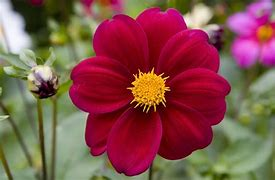
%> input picture Images/A.jpg, 275 x 180 px
$ octave ImageProg33.m   (GNU Octave 9; MATLAB toolbox functions it lacks are replaced by stand-ins)
%> lines starting %> are read from the running program, lines starting %| are printed output that depends on the picture
clc
clear
close all
[f p] = uigetfile('*.jpg');
%> the answer given: A.jpg
I = imread([p f]);
%> I is the input picture: size 180x275x3 uint8; mean R, G, B 132, 80.3, 74
figure, imshow(I)
GI = rgb2gray(I);
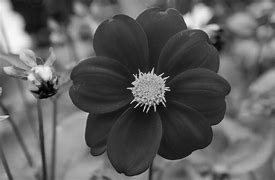
%> GI: size 180x275 uint8; min 1, max 249, mean 95.1
BW = edge(GI,'sobel');
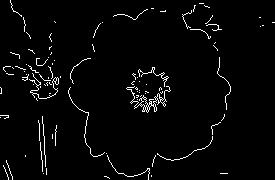
%> BW: size 180x275 logical; 2.9% white in thin lines or dots
figure, imshow(BW);
[H,T,R] = hough(BW);
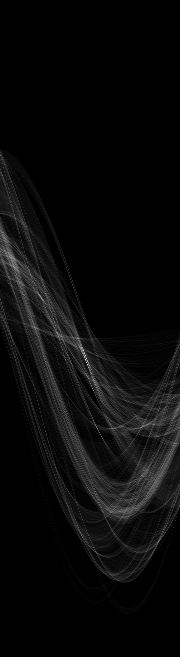
%> H: size 657x180 double; min 0, max 54, mean 2.2; drawn with min black and max white
%> T = 180 values from -90 to 89; R = 657 values from -328 to 328
P = houghpeaks(H,5,'threshold',ceil(0.3*max(H(:))));
%> P = [363 87; 351 84; 258 11; 268 15; 297 41]
lines = houghlines(BW,T,R,P,'FillGap',3,'MinLength',5);
%> lines = 13 lines; longest, point1 to point2 (x, y): (44, 125) to (45, 149), (40, 135) to (42, 158), (27, 65) to (37, 73), (150, 101) to (160, 103), (151, 100) to (161, 101), (46, 156) to (46, 164)
figure;
imshow(I), hold on
max_len = 0;
KK= length(lines);
%> KK = 13
for k = 1:KK
xy = [lines(k).point1; lines(k).point2];
plot(xy(:,1),xy(:,2),'LineWidth',2,'Color','r');
plot(xy(1,1),xy(1,2),'o','Markersize',10,'LineWidth',2,'Color','yellow');
plot(xy(2,1),xy(2,2),'o','Markersize',10,'LineWidth',2,'Color','red');
% Determine the endpoints of the longest line segment
len = norm(lines(k).point1 - lines(k).point2);
if ( len > max_len)
max_len = len;
xy_long = xy;
end
pause(1)
end
%> this loop made 13 passes
%> (len, max_len, xy_long) on passes 1 to 2: (5, 5, [41 83; 41 88]), (24.02, 24.02, [44 125; 45 149])
%> (xy, len) on passes 3 to 8: ([46 156; 46 164], 8), ([47 169; 47 175], 6), ([40 135; 42 158], 23.09), ([43 161; 43 166], 5), ([7 74; 14 75], 7.07), ([151 100; 161 101], 10.05)
plot(xy_long(:,1),xy_long(:,2),'LineWidth',2,'Color','cyan');
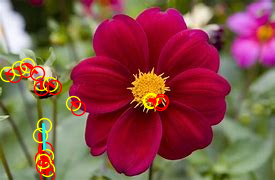
%> figure redrawn from the program's plot data

$ run again, on Images/C.jpg
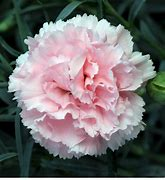
%> input picture Images/C.jpg, 165 x 180 px
%> I is the input picture: size 180x165x3 uint8; mean R, G, B 114.2, 110.4, 111.1
%> `BW = edge(GI,'sobel');`:
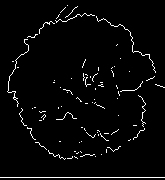
%> BW: size 180x165 logical; 3.1% white in thin lines or dots
%> T = 180 values from -90 to 89; R = 487 values from -243 to 243
%> P = [67 1]
%> lines = 1 line; point1 to point2 (x, y): (1, 178) to (165, 178)
%> KK = 1
%> the loop `for k = 1:KK` made 1 pass
%> (len, max_len, xy_long) on pass 1: (164, 164, [1 178; 165 178])
%> `plot(xy_long(:,1),xy_long(:,2),'LineWidth',2,'Color','cyan');`:
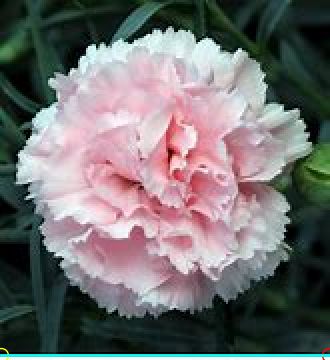
%> figure redrawn from the program's plot data; shown 2 times larger

$ run again, on Images/ColorsImage.jpg
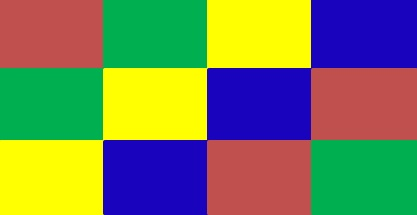
%> input picture Images/ColorsImage.jpg, 417 x 215 px
%> I is the input picture: size 215x417x3 uint8; mean R, G, B 117.7, 127.9, 87.2
%> `BW = edge(GI,'sobel');`:
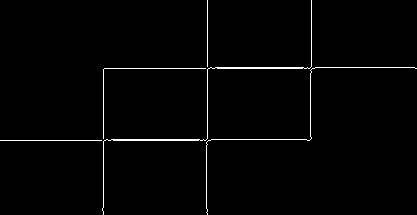
%> BW: size 215x417 logical; 1.4% white in thin lines or dots
%> T = 180 values from -90 to 89; R = 937 values from -468 to 468
%> P = [329 1; 401 1; 676 91; 572 91; 781 92]
%> lines = 7 lines; point1 to point2 (x, y): (1, 141) to (211, 141), (105, 69) to (315, 69), (208, 1) to (208, 145), (104, 70) to (104, 208), (311, 90) to (311, 140), (312, 33) to (312, 73), (208, 210) to (208, 215)
%> KK = 7
%> the loop `for k = 1:KK` made 7 passes
%> (len, max_len, xy_long) on pass 1: (210, 210, [1 141; 211 141])
%> `plot(xy_long(:,1),xy_long(:,2),'LineWidth',2,'Color','cyan');`:
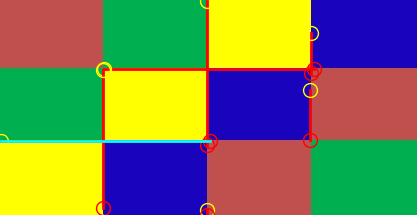
%> figure redrawn from the program's plot data
